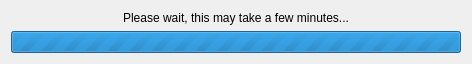
<?xml version="1.0" encoding="UTF-8"?>
<ui version="4.0">
 <class>PostDialog</class>
 <widget class="QDialog" name="PostDialog">
  <property name="geometry">
   <rect>
    <x>0</x>
    <y>0</y>
    <width>464</width>
    <height>62</height>
   </rect>
  </property>
  <property name="windowTitle">
   <string>Processing...</string>
  </property>
  <layout class="QVBoxLayout" name="verticalLayout">
   <property name="sizeConstraint">
    <enum>QLayout::SetFixedSize</enum>
   </property>
   <item>
    <widget class="QLabel" name="label">
     <property name="text">
      <string>Please wait, this may take a few minutes...</string>
     </property>
     <property name="alignment">
      <set>Qt::AlignCenter</set>
     </property>
    </widget>
   </item>
   <item>
    <widget class="QProgressBar" name="progressBar">
     <property name="minimumSize">
      <size>
       <width>450</width>
       <height>0</height>
      </size>
     </property>
     <property name="maximum">
      <number>0</number>
     </property>
     <property name="value">
      <number>-1</number>
     </property>
    </widget>
   </item>
  </layout>
 </widget>
 <resources/>
 <connections/>
</ui>
